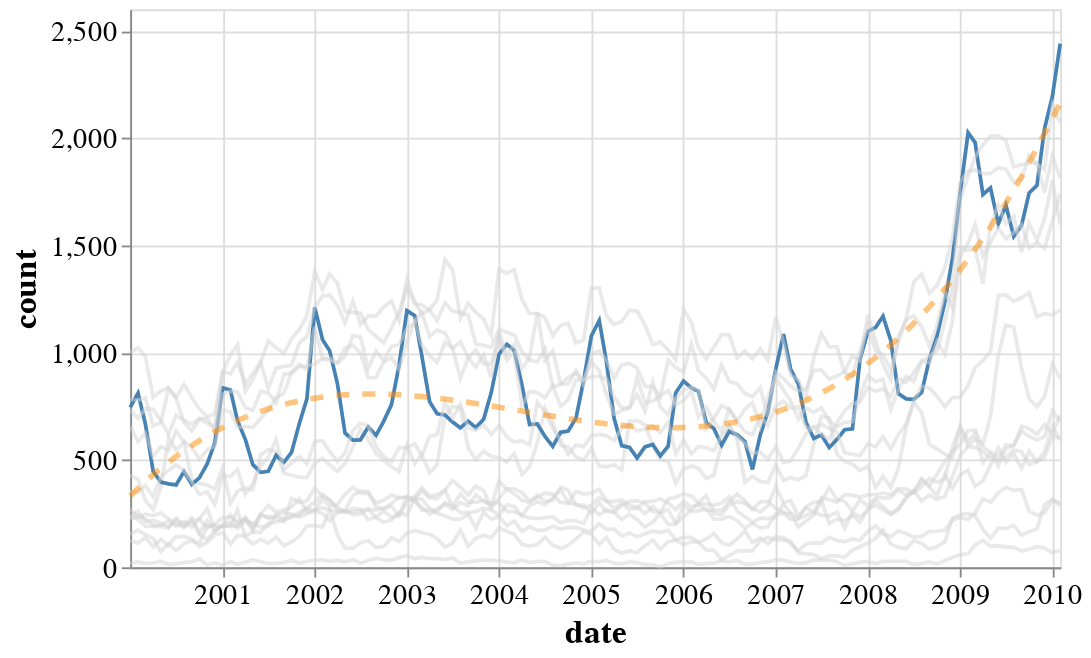

Notebook cell for this chart:
### Markdown cell above
## 回帰分析を表示
``trans_regression()``で回帰分析が可能です。``method``で[回帰方法](https://altair-viz.github.io/user_guide/transform/regression.html?highlight=linear%20regression)を選べます。線形回帰は``method=linear``です。

### Code cell
pr_line = (
    line_chart
    .transform_filter(series_selection)
    .transform_regression(on="date", regression="count",method="poly")
    .mark_line(size=3,opacity=1)
    .encode(
        strokeDash=alt.value([7, 7]),  # dashed line: 7 pixels dash + 7 pixels space
        color=alt.value("darkorange"),
    )
)

(
    line_chart.add_selection(series_selection)
    + pr_line
)

### Figure 1 — Vega-Lite specification as saved in the notebook (floating-point values rounded to 4 significant figures; data arrays with more than 128 entries replaced by an {"elided": "..."} marker saying what was removed)
{"config": {"axis": {"ticks": true, "grid": true, "labelFont": "Yu Gothic UI", "labelFontSize": 15, "labelAngle": 0, "titleFont": "Yu Gothic UI", "titleFontSize": 18}, "legend": {"labelFont": "Yu Gothic UI", "labelFontSize": 15, "labelAngle": 0, "titleFont": "Yu Gothic UI", "titleFontSize": 18, "titleAngle": 0}, "header": {"labelFont": "Yu Gothic UI", "labelFontSize": 20, "labelAngle": 0, "titleFont": "Yu Gothic UI", "titleFontSize": 25, "titleAngle": 0}, "mark": {"font": "Yu Gothic UI"}, "title": {"font": "Yu Gothic UI", "subtitleFont": "Yu Gothic UI"}, "view": {"width": 500, "height": 300}, "background": "white"}, "layer": [{"mark": "line", "encoding": {"color": {"condition": {"value": "steelblue", "selection": "_"}, "value": "lightgray"}, "detail": {"field": "series", "type": "nominal"}, "opacity": {"condition": {"value": 1, "selection": "_"}, "value": 0.5}, "x": {"field": "date", "type": "temporal"}, "y": {"field": "count", "type": "quantitative"}}, "selection": {"_": {"type": "single", "fields": ["series"], "bind": {"input": "select", "options": ["Agriculture", "Business services", "Construction", "Education and Health", "Finance", "Government", "Information", "Leisure and hospitality", "Manufacturing", "Mining and Extraction", "Other", "Self-employed", "Transportation and Utilities", "Wholesale and Retail Trade"]}, "init": {"series": "Construction"}}}}, {"mark": {"type": "line", "opacity": 1, "size": 3}, "encoding": {"color": {"value": "darkorange"}, "detail": {"field": "series", "type": "nominal"}, "opacity": {"condition": {"value": 1, "selection": "_"}, "value": 0.5}, "strokeDash": {"value": [7, 7]}, "x": {"field": "date", "type": "temporal"}, "y": {"field": "count", "type": "quantitative"}}, "transform": [{"filter": {"selection": "_"}}, {"on": "date", "regression": "count", "method": "poly"}]}], "data": {"name": "data-c25bb961289d2202c0959d9fcb4178b9"}, "$schema": "https://vega.github.io/schema/vega-lite/v4.17.0.json", "datasets": {"data-c25bb961289d2202c0959d9fcb4178b9": {"elided": "1708 records"}}}
